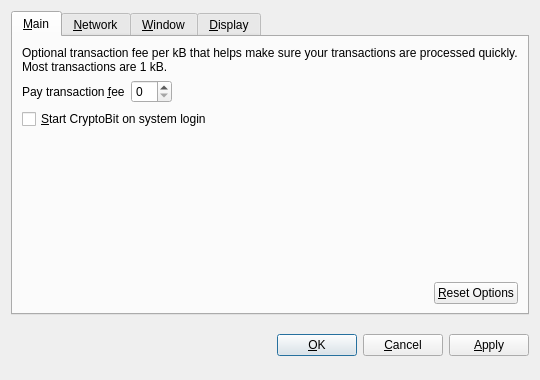
<?xml version="1.0" encoding="UTF-8"?>
<ui version="4.0">
 <class>OptionsDialog</class>
 <widget class="QDialog" name="OptionsDialog">
  <property name="geometry">
   <rect>
    <x>0</x>
    <y>0</y>
    <width>540</width>
    <height>380</height>
   </rect>
  </property>
  <property name="windowTitle">
   <string>Options</string>
  </property>
  <property name="modal">
   <bool>true</bool>
  </property>
  <layout class="QVBoxLayout" name="verticalLayout">
   <item>
    <widget class="QTabWidget" name="tabWidget">
     <property name="tabPosition">
      <enum>QTabWidget::North</enum>
     </property>
     <property name="currentIndex">
      <number>0</number>
     </property>
     <widget class="QWidget" name="tabMain">
      <attribute name="title">
       <string>&amp;Main</string>
      </attribute>
      <layout class="QVBoxLayout" name="verticalLayout_Main">
       <item>
        <widget class="QLabel" name="transactionFeeInfoLabel">
         <property name="text">
          <string>Optional transaction fee per kB that helps make sure your transactions are processed quickly. Most transactions are 1 kB.</string>
         </property>
         <property name="textFormat">
          <enum>Qt::PlainText</enum>
         </property>
         <property name="wordWrap">
          <bool>true</bool>
         </property>
        </widget>
       </item>
       <item>
        <layout class="QHBoxLayout" name="horizontalLayout_1_Main">
         <item>
          <widget class="QLabel" name="transactionFeeLabel">
           <property name="text">
            <string>Pay transaction &amp;fee</string>
           </property>
           <property name="textFormat">
            <enum>Qt::PlainText</enum>
           </property>
           <property name="buddy">
            <cstring>transactionFee</cstring>
           </property>
          </widget>
         </item>
         <item>
          <widget class="BitcoinAmountField" name="transactionFee"/>
         </item>
         <item>
          <spacer name="horizontalSpacer_1_Main">
           <property name="orientation">
            <enum>Qt::Horizontal</enum>
           </property>
           <property name="sizeHint" stdset="0">
            <size>
             <width>40</width>
             <height>20</height>
            </size>
           </property>
          </spacer>
         </item>
        </layout>
       </item>
       <item>
        <widget class="QCheckBox" name="bitcoinAtStartup">
         <property name="toolTip">
          <string>Automatically start CryptoBit after logging in to the system.</string>
         </property>
         <property name="text">
          <string>&amp;Start CryptoBit on system login</string>
         </property>
        </widget>
       </item>
       <item>
        <spacer name="verticalSpacer_Main">
         <property name="orientation">
          <enum>Qt::Vertical</enum>
         </property>
         <property name="sizeHint" stdset="0">
          <size>
           <width>20</width>
           <height>40</height>
          </size>
         </property>
        </spacer>
       </item>
       <item>
        <layout class="QHBoxLayout" name="horizontalLayout_2_Main">
         <item>
          <spacer name="horizontalSpacer_2_Main">
           <property name="orientation">
            <enum>Qt::Horizontal</enum>
           </property>
           <property name="sizeHint" stdset="0">
            <size>
             <width>40</width>
             <height>20</height>
            </size>
           </property>
          </spacer>
         </item>
         <item>
          <widget class="QPushButton" name="resetButton">
           <property name="toolTip">
            <string>Reset all client options to default.</string>
           </property>
           <property name="text">
            <string>&amp;Reset Options</string>
           </property>
           <property name="autoDefault">
            <bool>false</bool>
           </property>
          </widget>
         </item>
        </layout>
       </item>
      </layout>
     </widget>
     <widget class="QWidget" name="tabNetwork">
      <attribute name="title">
       <string>&amp;Network</string>
      </attribute>
      <layout class="QVBoxLayout" name="verticalLayout_Network">
       <item>
        <widget class="QCheckBox" name="mapPortUpnp">
         <property name="toolTip">
          <string>Automatically open the CryptoBit client port on the router. This only works when your router supports UPnP and it is enabled.</string>
         </property>
         <property name="text">
          <string>Map port using &amp;UPnP</string>
         </property>
        </widget>
       </item>
       <item>
        <widget class="QCheckBox" name="connectSocks">
         <property name="toolTip">
          <string>Connect to the CryptoBit network through a SOCKS proxy (e.g. when connecting through Tor).</string>
         </property>
         <property name="text">
          <string>&amp;Connect through SOCKS proxy:</string>
         </property>
        </widget>
       </item>
       <item>
        <layout class="QHBoxLayout" name="horizontalLayout_Network">
         <item>
          <widget class="QLabel" name="proxyIpLabel">
           <property name="text">
            <string>Proxy &amp;IP:</string>
           </property>
           <property name="textFormat">
            <enum>Qt::PlainText</enum>
           </property>
           <property name="buddy">
            <cstring>proxyIp</cstring>
           </property>
          </widget>
         </item>
         <item>
          <widget class="QValidatedLineEdit" name="proxyIp">
           <property name="maximumSize">
            <size>
             <width>140</width>
             <height>16777215</height>
            </size>
           </property>
           <property name="toolTip">
            <string>IP address of the proxy (e.g. 127.0.0.1)</string>
           </property>
          </widget>
         </item>
         <item>
          <widget class="QLabel" name="proxyPortLabel">
           <property name="text">
            <string>&amp;Port:</string>
           </property>
           <property name="textFormat">
            <enum>Qt::PlainText</enum>
           </property>
           <property name="buddy">
            <cstring>proxyPort</cstring>
           </property>
          </widget>
         </item>
         <item>
          <widget class="QLineEdit" name="proxyPort">
           <property name="maximumSize">
            <size>
             <width>55</width>
             <height>16777215</height>
            </size>
           </property>
           <property name="toolTip">
            <string>Port of the proxy (e.g. 9050)</string>
           </property>
          </widget>
         </item>
         <item>
          <widget class="QLabel" name="socksVersionLabel">
           <property name="text">
            <string>SOCKS &amp;Version:</string>
           </property>
           <property name="textFormat">
            <enum>Qt::PlainText</enum>
           </property>
           <property name="buddy">
            <cstring>socksVersion</cstring>
           </property>
          </widget>
         </item>
         <item>
          <widget class="QValueComboBox" name="socksVersion">
           <property name="toolTip">
            <string>SOCKS version of the proxy (e.g. 5)</string>
           </property>
          </widget>
         </item>
         <item>
          <spacer name="horizontalSpacer_Network">
           <property name="orientation">
            <enum>Qt::Horizontal</enum>
           </property>
           <property name="sizeHint" stdset="0">
            <size>
             <width>40</width>
             <height>20</height>
            </size>
           </property>
          </spacer>
         </item>
        </layout>
       </item>
       <item>
        <spacer name="verticalSpacer_Network">
         <property name="orientation">
          <enum>Qt::Vertical</enum>
         </property>
         <property name="sizeHint" stdset="0">
          <size>
           <width>20</width>
           <height>40</height>
          </size>
         </property>
        </spacer>
       </item>
      </layout>
     </widget>
     <widget class="QWidget" name="tabWindow">
      <attribute name="title">
       <string>&amp;Window</string>
      </attribute>
      <layout class="QVBoxLayout" name="verticalLayout_Window">
       <item>
        <widget class="QCheckBox" name="minimizeToTray">
         <property name="toolTip">
          <string>Show only a tray icon after minimizing the window.</string>
         </property>
         <property name="text">
          <string>&amp;Minimize to the tray instead of the taskbar</string>
         </property>
        </widget>
       </item>
       <item>
        <widget class="QCheckBox" name="minimizeOnClose">
         <property name="toolTip">
          <string>Minimize instead of exit the application when the window is closed. When this option is enabled, the application will be closed only after selecting Quit in the menu.</string>
         </property>
         <property name="text">
          <string>M&amp;inimize on close</string>
         </property>
        </widget>
       </item>
       <item>
        <spacer name="verticalSpacer_Window">
         <property name="orientation">
          <enum>Qt::Vertical</enum>
         </property>
         <property name="sizeHint" stdset="0">
          <size>
           <width>20</width>
           <height>40</height>
          </size>
         </property>
        </spacer>
       </item>
      </layout>
     </widget>
     <widget class="QWidget" name="tabDisplay">
      <attribute name="title">
       <string>&amp;Display</string>
      </attribute>
      <layout class="QVBoxLayout" name="verticalLayout_Display">
       <item>
        <layout class="QHBoxLayout" name="horizontalLayout_1_Display">
         <item>
          <widget class="QLabel" name="langLabel">
           <property name="text">
            <string>User Interface &amp;language:</string>
           </property>
           <property name="textFormat">
            <enum>Qt::PlainText</enum>
           </property>
           <property name="buddy">
            <cstring>lang</cstring>
           </property>
          </widget>
         </item>
         <item>
          <widget class="QValueComboBox" name="lang">
           <property name="toolTip">
            <string>The user interface language can be set here. This setting will take effect after restarting CryptoBit.</string>
           </property>
          </widget>
         </item>
        </layout>
       </item>
       <item>
        <layout class="QHBoxLayout" name="horizontalLayout_2_Display">
         <item>
          <widget class="QLabel" name="unitLabel">
           <property name="text">
            <string>&amp;Unit to show amounts in:</string>
           </property>
           <property name="textFormat">
            <enum>Qt::PlainText</enum>
           </property>
           <property name="buddy">
            <cstring>unit</cstring>
           </property>
          </widget>
         </item>
         <item>
          <widget class="QValueComboBox" name="unit">
           <property name="toolTip">
            <string>Choose the default subdivision unit to show in the interface and when sending coins.</string>
           </property>
          </widget>
         </item>
        </layout>
       </item>
       <item>
        <widget class="QCheckBox" name="displayAddresses">
         <property name="toolTip">
          <string>Whether to show CryptoBit addresses in the transaction list or not.</string>
         </property>
         <property name="text">
          <string>&amp;Display addresses in transaction list</string>
         </property>
        </widget>
       </item>
       <item>
        <widget class="QCheckBox" name="coinControlFeatures">
         <property name="toolTip">
          <string>Whether to show coin control features or not.</string>
         </property>
         <property name="text">
          <string>Display coin &amp;control features (experts only!)</string>
         </property>
        </widget>
       </item>
       <item>
        <spacer name="verticalSpacer_Display">
         <property name="orientation">
          <enum>Qt::Vertical</enum>
         </property>
         <property name="sizeHint" stdset="0">
          <size>
           <width>20</width>
           <height>40</height>
          </size>
         </property>
        </spacer>
       </item>
      </layout>
     </widget>
    </widget>
   </item>
   <item>
    <layout class="QHBoxLayout" name="horizontalLayout_Buttons">
     <item>
      <spacer name="horizontalSpacer_1">
       <property name="orientation">
        <enum>Qt::Horizontal</enum>
       </property>
       <property name="sizeHint" stdset="0">
        <size>
         <width>40</width>
         <height>48</height>
        </size>
       </property>
      </spacer>
     </item>
     <item>
      <widget class="QLabel" name="statusLabel">
       <property name="font">
        <font>
         <weight>75</weight>
         <bold>true</bold>
        </font>
       </property>
       <property name="text">
        <string/>
       </property>
       <property name="textFormat">
        <enum>Qt::PlainText</enum>
       </property>
       <property name="wordWrap">
        <bool>true</bool>
       </property>
      </widget>
     </item>
     <item>
      <spacer name="horizontalSpacer_2">
       <property name="orientation">
        <enum>Qt::Horizontal</enum>
       </property>
       <property name="sizeHint" stdset="0">
        <size>
         <width>40</width>
         <height>48</height>
        </size>
       </property>
      </spacer>
     </item>
     <item>
      <widget class="QPushButton" name="okButton">
       <property name="text">
        <string>&amp;OK</string>
       </property>
      </widget>
     </item>
     <item>
      <widget class="QPushButton" name="cancelButton">
       <property name="text">
        <string>&amp;Cancel</string>
       </property>
       <property name="autoDefault">
        <bool>false</bool>
       </property>
      </widget>
     </item>
     <item>
      <widget class="QPushButton" name="applyButton">
       <property name="text">
        <string>&amp;Apply</string>
       </property>
       <property name="autoDefault">
        <bool>false</bool>
       </property>
      </widget>
     </item>
    </layout>
   </item>
  </layout>
 </widget>
 <customwidgets>
  <customwidget>
   <class>BitcoinAmountField</class>
   <extends>QSpinBox</extends>
   <header>bitcoinamountfield.h</header>
  </customwidget>
  <customwidget>
   <class>QValueComboBox</class>
   <extends>QComboBox</extends>
   <header>qvaluecombobox.h</header>
  </customwidget>
  <customwidget>
   <class>QValidatedLineEdit</class>
   <extends>QLineEdit</extends>
   <header>qvalidatedlineedit.h</header>
  </customwidget>
 </customwidgets>
 <resources/>
 <connections/>
</ui>
